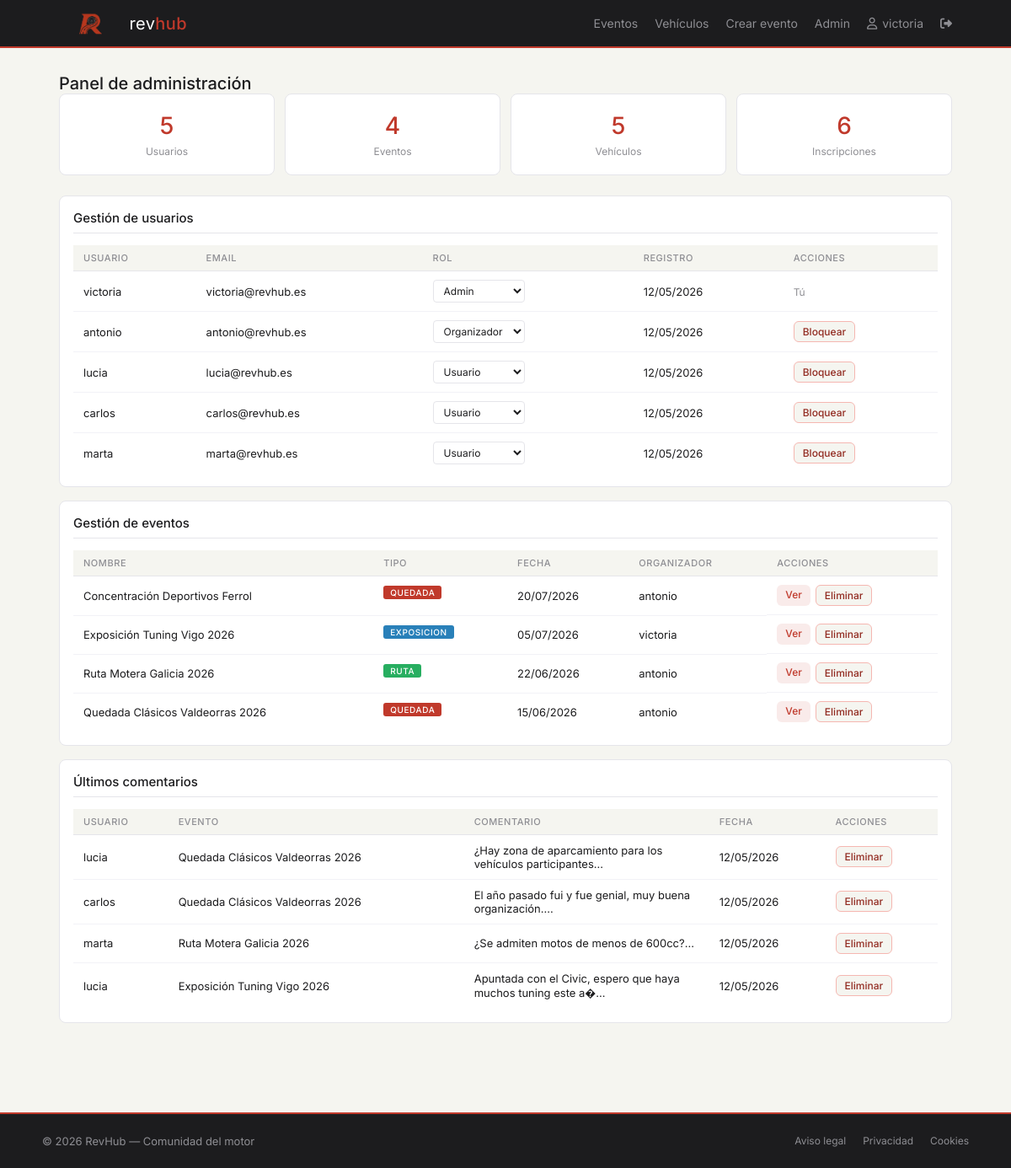
The page /admin.php (signed in) on the database its author committed.
### tables this page shows
CREATE TABLE usuarios (
  id_usuario     INT AUTO_INCREMENT PRIMARY KEY,
  nombre         VARCHAR(100)  NOT NULL,
  apellidos      VARCHAR(150)  NOT NULL,
  username       VARCHAR(50)   NOT NULL UNIQUE,
  email          VARCHAR(150)  NOT NULL UNIQUE,
  contrasena     VARCHAR(255)  NOT NULL,
  foto_perfil    VARCHAR(255),
  descripcion    TEXT,
  rol            ENUM('usuario', 'organizador', 'admin') NOT NULL DEFAULT 'usuario',
  fecha_registro DATETIME NOT NULL DEFAULT CURRENT_TIMESTAMP
);

CREATE TABLE eventos (
  id_evento         INT AUTO_INCREMENT PRIMARY KEY,
  id_usuario        INT          NOT NULL,
  nombre            VARCHAR(200) NOT NULL,
  descripcion       TEXT,
  fecha             DATE         NOT NULL,
  hora              TIME         NOT NULL,
  ubicacion         VARCHAR(255) NOT NULL,
  max_participantes INT          NOT NULL DEFAULT 50,
  tipo_evento       VARCHAR(50)  NOT NULL,
  tipos_admitidos   VARCHAR(255),
  marcas_admitidas VARCHAR(500),
  cartel            VARCHAR(255),
  fecha_creacion    DATETIME NOT NULL DEFAULT CURRENT_TIMESTAMP,
  FOREIGN KEY (id_usuario) REFERENCES usuarios(id_usuario)
);

CREATE TABLE comentarios (
  id_comentario INT AUTO_INCREMENT PRIMARY KEY,
  id_usuario    INT      NOT NULL,
  id_evento     INT      NOT NULL,
  texto         TEXT     NOT NULL,
  fecha         DATETIME NOT NULL DEFAULT CURRENT_TIMESTAMP,
  FOREIGN KEY (id_usuario) REFERENCES usuarios(id_usuario),
  FOREIGN KEY (id_evento)  REFERENCES eventos(id_evento)
);

### admin.php (the view, shortened to what this page needs)
<?php
include 'includes/cabecera.php';
include 'php/conexion.php';
$num_usuarios  = mysqli_fetch_assoc(mysqli_query($conexion, "SELECT COUNT(*) as total FROM usuarios"))['total'];
$num_eventos   = mysqli_fetch_assoc(mysqli_query($conexion, "SELECT COUNT(*) as total FROM eventos"))['total'];
$num_vehiculos = mysqli_fetch_assoc(mysqli_query($conexion, "SELECT COUNT(*) as total FROM vehiculos"))['total'];
$num_inscrip   = mysqli_fetch_assoc(mysqli_query($conexion, "SELECT COUNT(*) as total FROM inscripciones"))['total'];
$usuarios = mysqli_query($conexion,
    "SELECT * FROM usuarios ORDER BY fecha_registro DESC"
);
$eventos = mysqli_query($conexion,
    "SELECT e.*, u.username FROM eventos e
     JOIN usuarios u ON e.id_usuario = u.id_usuario
     ORDER BY e.fecha DESC"
);
$comentarios = mysqli_query($conexion,
    "SELECT c.*, u.username, e.nombre AS nombre_evento
     FROM comentarios c
     JOIN usuarios u ON c.id_usuario = u.id_usuario
     JOIN eventos e ON c.id_evento = e.id_evento
     ORDER BY c.fecha DESC LIMIT 10"
);
?>
<main>
    <div class="contenedor">
        <h2 class="pagina-titulo">Panel de administración</h2>
        <div class="admin-stats">
            <div class="stat-card">
                <span><?= $num_usuarios ?></span>
                <small>Usuarios</small>
            </div>
            <div class="stat-card">
                <span><?= $num_eventos ?></span>
                <small>Eventos</small>
            </div>
            <div class="stat-card">
                <span><?= $num_vehiculos ?></span>
                <small>Vehículos</small>
            </div>
            <div class="stat-card">
                <span><?= $num_inscrip ?></span>
                <small>Inscripciones</small>
            </div>
        </div>
        <div class="sidebar-card">
            <h3>Gestión de usuarios</h3>
            <div class="tabla-scroll">
                <table class="tabla-admin">
                    <thead>
                        <tr>
                            <th>Usuario</th>
                            <th>Email</th>
                            <th>Rol</th>
                            <th>Registro</th>
                            <th>Acciones</th>
                        </tr>
                    </thead>
                    <tbody>
                        <?php while ($u = mysqli_fetch_assoc($usuarios)): ?>
                        <tr>
                            <td><?= htmlspecialchars($u['username']) ?></td>
                            <td><?= htmlspecialchars($u['email']) ?></td>
                            <td>
                                <form method="POST" action="" class="form-rol">
                                    <select name="rol" onchange="this.form.submit()" class="select-rol">
                                        <option value="usuario"      <?= $u['rol'] === 'usuario'      ? 'selected' : '' ?>>Usuario</option>
                                        <option value="organizador"  <?= $u['rol'] === 'organizador'  ? 'selected' : '' ?>>Organizador</option>
                                        <option value="admin"        <?= $u['rol'] === 'admin'        ? 'selected' : '' ?>>Admin</option>
                                    </select>
                                </form>
                            </td>
                            <td><?= date('d/m/Y', strtotime($u['fecha_registro'])) ?></td>
                            <td>
                                <?php if ($u['id_usuario'] !== $_SESSION['usuario']): ?>
                                    <?php if ($u['rol'] !== 'bloqueado'): ?>
                                        <a href="/revhub/admin.php?bloquear=<?= $u['id_usuario'] ?>"
                                           class="btn-peligro btn-sm"
                                           onclick="return confirm('¿Bloquear a <?= htmlspecialchars($u['username']) ?>?')">
                                           Bloquear
                                        </a>
                                    <?php endif; ?>
                                <?php else: ?>
                                    <span class="texto-gris">Tú</span>
                                <?php endif; ?>
                            </td>
                        </tr>
                        <?php endwhile; ?>
                    </tbody>
                </table>
            </div>
        </div>
        <div class="sidebar-card">
            <h3>Gestión de eventos</h3>
            <div class="tabla-scroll">
                <table class="tabla-admin">
                    <thead>
                        <tr>
                            <th>Nombre</th>
                            <th>Tipo</th>
                            <th>Fecha</th>
                            <th>Organizador</th>
                            <th>Acciones</th>
                        </tr>
                    </thead>
                    <tbody>
                        <?php while ($ev = mysqli_fetch_assoc($eventos)): ?>
                        <tr>
                            <td><?= htmlspecialchars($ev['nombre']) ?></td>
                            <td><span class="badge badge-<?= $ev['tipo_evento'] ?>"><?= $ev['tipo_evento'] ?></span></td>
                            <td><?= date('d/m/Y', strtotime($ev['fecha'])) ?></td>
                            <td><?= htmlspecialchars($ev['username']) ?></td>
                            <td class="acciones-td">
                                <a href="/revhub/evento.php?id=<?= $ev['id_evento'] ?>" class="btn-accion btn-sm">Ver</a>
                                <a href="/revhub/admin.php?eliminar_evento=<?= $ev['id_evento'] ?>"
                                   class="btn-peligro btn-sm"
                                   onclick="return confirm('¿Eliminar este evento?')">
                                   Eliminar
                                </a>
                            </td>
                        </tr>
                        <?php endwhile; ?>
                    </tbody>
                </table>
            </div>
        </div>
        <div class="sidebar-card">
            <h3>Últimos comentarios</h3>
            <div class="tabla-scroll">
                <table class="tabla-admin">
                    <thead>
                        <tr>
                            <th>Usuario</th>
                            <th>Evento</th>
                            <th>Comentario</th>
                            <th>Fecha</th>
                            <th>Acciones</th>
                        </tr>
                    </thead>
                    <tbody>
                        <?php while ($com = mysqli_fetch_assoc($comentarios)): ?>
                        <tr>
                            <td><?= htmlspecialchars($com['username']) ?></td>
                            <td><?= htmlspecialchars($com['nombre_evento']) ?></td>
                            <td class="td-texto"><?= htmlspecialchars(substr($com['texto'], 0, 60)) ?>...</td>
                            <td><?= date('d/m/Y', strtotime($com['fecha'])) ?></td>
                            <td>
                                <a href="/revhub/admin.php?eliminar_comentario=<?= $com['id_comentario'] ?>"
                                   class="btn-peligro btn-sm"
                                   onclick="return confirm('¿Eliminar este comentario?')">
                                   Eliminar
                                </a>
                            </td>
                        </tr>
                        <?php endwhile; ?>
                    </tbody>
                </table>
            </div>
        </div>
    </div>
</main>
<?php include 'includes/pie.php'; ?>

### css/style.css (style rules this page uses)
* { margin: 0; padding: 0; box-sizing: border-box; }
body { font-family: 'Inter', Arial, sans-serif; font-size: 14px; background: #F5F5F0; color: #1C1C1E; min-height: 100vh; display: flex; flex-direction: column; }
a { text-decoration: none; color: inherit; }
main { flex: 1; }
.btn-accion { display: inline-block; background: #F9EBEA; color: #C0392B; padding: 8px 18px; border-radius: 6px; font-size: 13px; font-family: 'Inter', Arial, sans-serif; font-weight: 500; border: none; cursor: pointer; }
.btn-peligro { display: inline-block; background: #F5F5F0; color: #922B21; padding: 8px 18px; border-radius: 6px; font-size: 13px; font-family: 'Inter', Arial, sans-serif; font-weight: 500; border: 1px solid #F5B7B1; cursor: pointer; }
.contenedor { max-width: 1100px; margin: 0 auto; padding: 30px 20px; }
.badge { display: inline-block; font-size: 10px; font-weight: 500; padding: 2px 8px; border-radius: 3px; margin-bottom: 8px; text-transform: uppercase; letter-spacing: 0.06em; }
.badge-quedada { background: #C0392B; color: #fff; }
.badge-ruta { background: #27AE60; color: #fff; }
.badge-exposicion { background: #2980B9; color: #fff; }
.sidebar-card { background: #fff; border: 1px solid #E5E5EA; border-radius: 8px; padding: 16px; margin-bottom: 16px; }
.pagina-titulo { font-size: 20px; font-weight: 500; margin-bottom: 0; }
.admin-stats { display: grid; grid-template-columns: repeat(4, 1fr); gap: 12px; margin-bottom: 24px; }
.stat-card { background: #fff; border: 1px solid #E5E5EA; border-radius: 8px; padding: 20px; text-align: center; }
.stat-card span { display: block; font-size: 28px; font-weight: 500; color: #C0392B; margin-bottom: 4px; }
.stat-card small { font-size: 12px; color: #8E8E93; }
.tabla-scroll { overflow-x: auto; }
.tabla-admin { width: 100%; border-collapse: collapse; font-size: 13px; }
.tabla-admin th { text-align: left; padding: 8px 12px; background: #F5F5F0; font-size: 11px; font-weight: 500; color: #8E8E93; text-transform: uppercase; letter-spacing: 0.05em; border-bottom: 1px solid #E5E5EA; }
.tabla-admin td { padding: 10px 12px; border-bottom: 1px solid #F2F2F7; color: #1C1C1E; vertical-align: middle; }
.tabla-admin tr:last-child td { border-bottom: none; }
.btn-sm { padding: 4px 10px; font-size: 12px; }
.acciones-td { display: flex; gap: 6px; }
.td-texto { max-width: 200px; color: #636366; }
.form-rol { display: inline; }
.select-rol { padding: 4px 8px; border: 1px solid #E5E5EA; border-radius: 4px; font-size: 12px; font-family: 'Inter', Arial, sans-serif; color: #1C1C1E; background: #fff; cursor: pointer; }
.texto-gris { font-size: 12px; color: #8E8E93; }
.sidebar-card h3 { font-size: 15px; font-weight: 500; margin-bottom: 14px; padding-bottom: 8px; border-bottom: 1px solid #E5E5EA; }

### rows shown on the page
usuarios: username "victoria", email "victoria@revhub.es", rol "Admin", fecha_registro "12/05/2026", shows "Tú"
usuarios: username "antonio", email "antonio@revhub.es", rol "Organizador", fecha_registro "12/05/2026"
usuarios: username "lucia", email "lucia@revhub.es", rol "Usuario", fecha_registro "12/05/2026"
usuarios: username "carlos", email "carlos@revhub.es", rol "Usuario", fecha_registro "12/05/2026"
usuarios: username "marta", email "marta@revhub.es", rol "Usuario", fecha_registro "12/05/2026"
eventos: nombre "Concentración Deportivos Ferrol", tipo_evento "QUEDADA", fecha "20/07/2026", id_usuario.username "antonio"
eventos: nombre "Exposición Tuning Vigo 2026", tipo_evento "EXPOSICION", fecha "05/07/2026", id_usuario.username "victoria"
eventos: nombre "Ruta Motera Galicia 2026", tipo_evento "RUTA", fecha "22/06/2026", id_usuario.username "antonio"
eventos: nombre "Quedada Clásicos Valdeorras 2026", tipo_evento "QUEDADA", fecha "15/06/2026", id_usuario.username "antonio"
comentarios: id_usuario.username "lucia", id_evento.nombre "Quedada Clásicos Valdeorras 2026", texto "¿Hay zona de aparcamiento para los vehículos participantes", fecha "12/05/2026"
comentarios: id_usuario.username "carlos", id_evento.nombre "Quedada Clásicos Valdeorras 2026", texto "El año pasado fui y fue genial, muy buena organización.", fecha "12/05/2026"
comentarios: id_usuario.username "marta", id_evento.nombre "Ruta Motera Galicia 2026", texto "¿Se admiten motos de menos de 600cc?", fecha "12/05/2026"
comentarios: id_usuario.username "lucia", id_evento.nombre "Exposición Tuning Vigo 2026", texto "Apuntada con el Civic, espero que haya muchos tuning este a�", fecha "12/05/2026"

### other values the page prints
$_SESSION['username'] "victoria"
$num_usuarios "5"
$num_eventos "4"
$num_vehiculos "5"
$num_inscrip "6"
